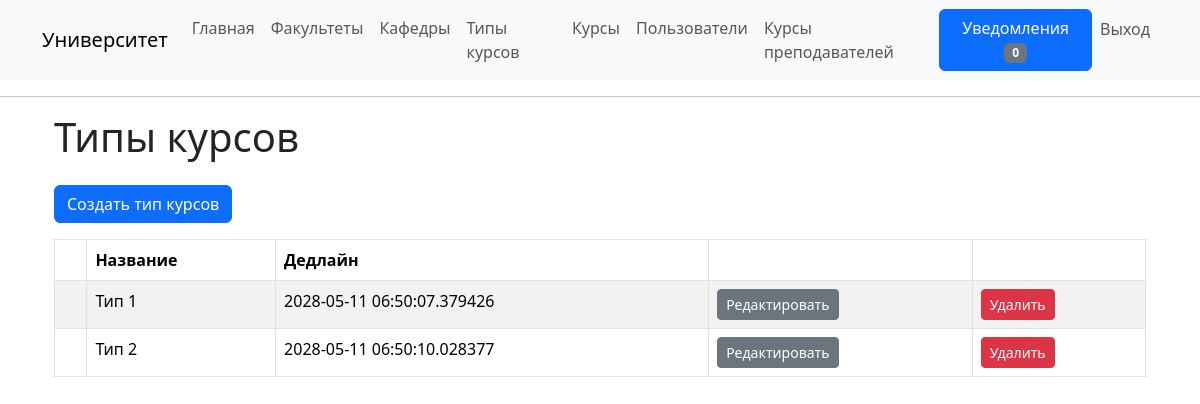
The page /course_types (signed in) on the database its author committed.
### app/models/course_type.py (models this page shows, shortened)
class CourseType(db.Model):
    __tablename__ = 'course_type'
    id: so.Mapped[int] = so.mapped_column(primary_key=True)
    name: so.Mapped[str] = so.mapped_column(
        sa.String(128), index=True, unique=True)
    courses: so.WriteOnlyMapped['Course'] = so.relationship(
        back_populates='course_type', passive_deletes=True)
    deadline: so.Mapped[Optional[datetime]] = so.mapped_column(
        index=True, default=lambda: add_years(datetime.now(timezone.utc), 3))

### app/routes/course_type_routes.py (the view)
@app.route('/course_types')
@login_required
@required_role(role=user.ADMIN)
def course_types():
    return render_template('course_types/course_types.html', title='Типы курсов', course_types=course_type_service.get_all())

### app/routes/__init__.py (called while the page is built)
@login.user_loader
def load_user(id):
  return user_service.get_by_id(id)

### app/services/course_type_service.py (called while the page is built)
def get_all():
    try:
        return db.session.execute(sa.select(CourseType).order_by(CourseType.name)).scalars().all()
    except Exception as e:
        db.session.rollback()
        app.logger.error(e)
        raise Exception('Неизвестная ошибка')

### app/services/user_service.py (called while the page is built)
def get_by_id(id: int):
    try:
        res = db.session.get(User, id)
        if res is None:
            raise ValueError(f'Пользователь с id = {id} не существует')
        return res
    except ValueError as e:
        db.session.rollback()
        app.logger.error(e)
        raise
    except Exception as e:
        db.session.rollback()
        app.logger.error(e)
        raise Exception('Неизвестная ошибка')

### app/templates/course_types/course_types.html (shortened to what this page needs)
{% extends "base.html" %}
{% block content %}
    <div class="container">
        <h1>Типы курсов</h1>
        <a class="btn btn-primary my-3" href="{{ url_for('create_course_type') }}" role="button">
            Создать тип курсов
        </a>
        <br>
        <table id="course-types-table" class="table table-striped table-bordered" style="width:100%">
            <thead>
                <tr>
                    <th> </th>
                    <th> Название </th>
                    <th> Дедлайн </th>
                    <th></th>
                    <th></th>
                </tr>
            </thead>
            <tbody>
                {% for course_type in course_types %}
                    <tr id="course-type-{{ course_type.id }}">
                        <td></td>
                        <td>{{course_type.name}}</td>
                        <td>{{ course_type.deadline }}</td>
                        <td>
                            <a class="btn btn-sm btn-secondary" href="{{ url_for('edit_course_type', course_type_id=course_type.id) }}" role="button">Редактировать</a>
                        </td>
                        <td>
                            <button class="btn btn-danger btn-sm delete-btn"
                                    data-item-id="{{ course_type.id }}">
                                Удалить
                            </button>
                        </td>
                    </tr>
                {% endfor %}
            </tbody>
        </table>
    </div>
{% endblock %}

### rows shown on the page
CourseType: name "Тип 1", deadline "2028-05-11 06:50:07.379426"
CourseType: name "Тип 2", deadline "2028-05-11 06:50:10.028377"
